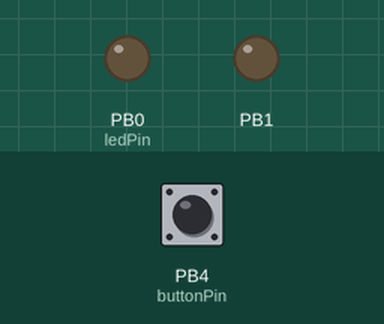
Recording of a sketch running on a simulated ATtiny85, built with avr-gcc and run on an emulated ATtiny85. Parts: output pins drawn as LEDs (lit = HIGH). Inputs (shaded band) come from the test bench; at power-on: PB4 (buttonPin) HIGH.

Above: at 1.2 s.
1.3 s: PB4 (buttonPin) pulled LOW for 0.15 s
3.0 s: PB4 (buttonPin) pulled LOW for 1 s
Timing chart, 0 to 6.0 s (numbered marks = the images above; inputs shaded):
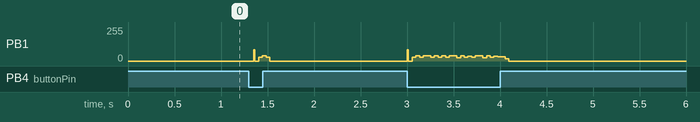

The sketch:

attiny_ir_fan_remote.ino
```cpp
//Anor Batista Esteves Neto
//  04/01/2015
//  Attiny send IR Remote Key with button or clap(still working on this)

#include <attiny85_IR.h>

// defining pins
#define buttonPin  4    // attiny physical pin 3, button with pull down resistor
#define ledPin     0      // attiny physical pin 5 , normal led for visual feedback of when we are sending an ir command

//defining constants
//#define TRIGGER 550


IRsend irsend; // IR led on physical pin 6 (D1) , the IR output will be always on attiny physical pin 6

// Variables that will change:
int buttonState;             // the current reading from the input pin
int lastButtonState = HIGH;   // the previous reading from the input pin
// the following variables are long's because the time, measured in miliseconds,
// will quickly overflow an int
long lastDebounceTime = 0;  // the last time the output pin was toggled
long debounceDelay = 50;    // the debounce time; increase if the output flickers

void setup() {
  pinMode(buttonPin, INPUT);
  digitalWrite(buttonPin,HIGH); //activating internal pull-up on button pin
  pinMode(ledPin,OUTPUT);
  digitalWrite(ledPin,LOW);
}

void loop() {
  check_button_state();
 }


void check_button_state( void ){
    // read the state of the switch into a local variable:
    int reading = digitalRead(buttonPin);

    // check to see if you just pressed the button
    // (i.e. the input went from LOW to HIGH),  and you've waited
    // long enough since the last press to ignore any noise:

    // If the switch changed, due to noise or pressing:
    if (reading != lastButtonState) {
      // reset the debouncing timer
      lastDebounceTime = millis();
    }

    if ((millis() - lastDebounceTime) > debounceDelay) {
      // whatever the reading is at, it's been there for longer
      // than the debounce delay, so take it as the actual current state:
      // if the button state has changed:
      if (reading != buttonState)  buttonState = reading;
      if (buttonState == LOW) send_ir();
    }
    // save the reading.  Next time through the loop,
    // it'll be the lastButtonState:
    lastButtonState = reading;
}

void send_ir(){
    irsend.sendNEC(150468615, 32); // ir code for my fan light
    digitalWrite(ledPin,HIGH); // just a visual feedback
    delay(200);
    digitalWrite(ledPin,LOW);
}
```

attiny85_IR.h
```cpp
// (licence header left out)
#ifndef attiny85_IR.h
#define attiny85_IR.h

#if defined(ARDUINO) && ARDUINO >= 100
#include "Arduino.h"
#else
#include "WProgram.h"
#endif

#define IRLED PB1 // (Used as OC0B) - pin 6 on ATtiny85

// Ensures that the compiler knows it's running at 16MHz, if it's not defined in the makefile or not using the Arduino IDE
#ifndef F_CPU
//#define F_CPU 16000000UL  // 16 MHz
#define F_CPU 8000000UL  // 8 MHz


#endif


#define TOPBIT 0x80000000

// Pulse parms are *50-100 for the Mark and *50+100 for the space
// First MARK is the one after the long gap
// pulse parameters in usec
#define NEC_HDR_MARK	9000
#define NEC_HDR_SPACE	4500
#define NEC_BIT_MARK	560
#define NEC_ONE_SPACE	1600
#define NEC_ZERO_SPACE	560
#define NEC_RPT_SPACE	2250

#define RC6_HDR_MARK  2666
#define RC6_HDR_SPACE 889
#define RC6_T1    444
#define RC6_RPT_LENGTH  46000

#define MIN_RC6_SAMPLES 1

class IRsend
{
public:
  IRsend() {}
  void sendNEC(unsigned long data, int nbits);
  // *Note instead of sending the REPEAT constant if you want the JVC repeat signal sent, send the original code value and change the repeat argument from 0 to 1. JVC protocol repeats by skipping the header NOT by sending a separate code value like NEC does.
  //void sendRC6(unsigned long data, int nbits);
  void enableIROut(uint8_t khz);
private:
  void mark(int16_t usec);
  void space(int16_t usec);
};

#endif
```
